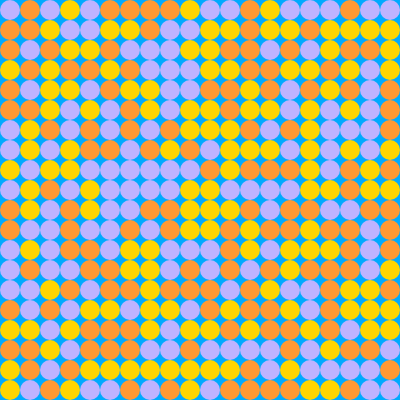
Frame 1 (no input)
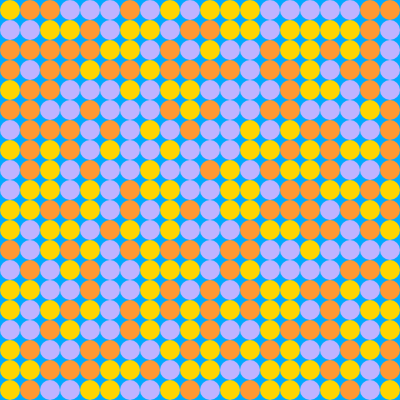
Frame 60 (no input)
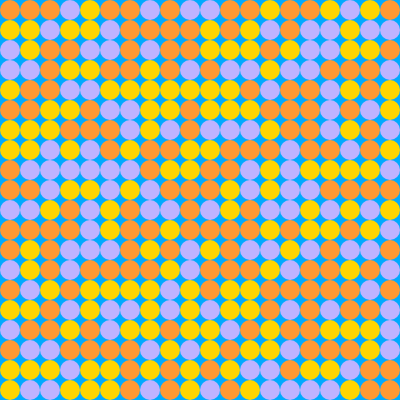
Frame 120 (the mouse pressed at the canvas centre since frame 60)

The p5.js sketch that drew these frames (run headless with seeded random() and noise() and a simulated clock; from frame 60 on, the mouse is pressed at the canvas centre):

// p5.js sketch
// ── sketch.js
let map =[]

let idea =  [
  [2,0,1,0,2],
  [0,1,2,1,0],
  [1,2,0,2,1],
  [0,1,2,1,0],
  [2,0,1,0,2],
]

let colors = []
let colorIds=[]
let rows, columns

function setup() {
  createCanvas(400, 400);
  colorMode(HSL)

  colors.push(color(30, 100, 60))
  colors.push(color(50, 100, 50))
  colors.push(color(250, 100, 85))
  
  colorIds=[0,1,2]
  
   stroke(0,0,60)
  noStroke()
  
  rows = 20;
  columns = 20;
  generateMap()
}

function draw() {
  background(200,100,50)
  if (frameCount % 60 == 0) {
    generateMap()
  }
  
  drawMap()
}

function generateMap() {
  map = []
     for (let i = 0; i < rows; i++) {
    let row = []
    for (let j = 0; j < columns; j++) {
        row.push(floor(random(0,3)))
    }
    map.push(row)
  }
}

function drawMap() {
  for (let i = 0; i < map.length; i++) {
    let row = map[i]
    for (let j = 0; j < row.length; j++) {
      let item = row[j]
      fill(colors[item])
        let h = height / map.length 
        let w = width / map[0].length
      ellipse(j * w + w/2, i * h + h/2, w, h)
    }
  }
}
